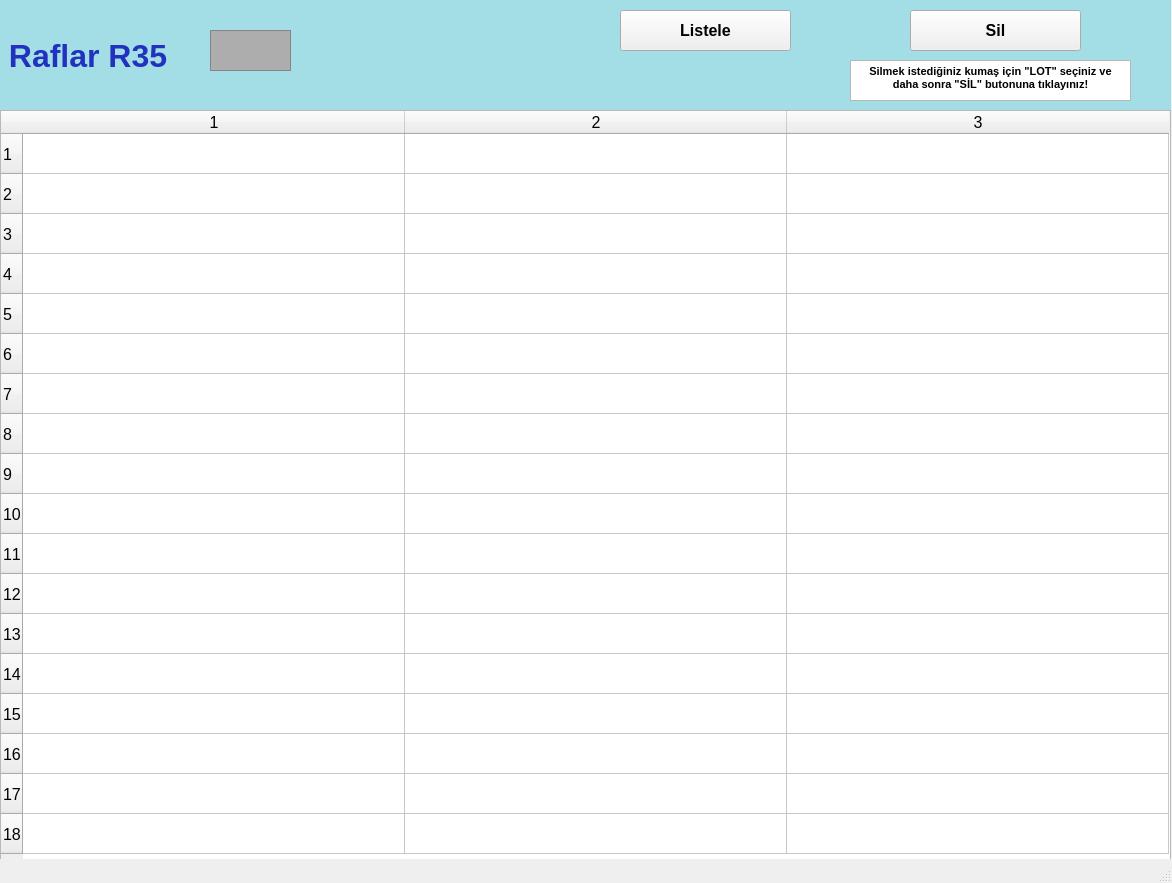
<?xml version="1.0" encoding="UTF-8"?>
<ui version="4.0">
 <class>raflarR35_ekran</class>
 <widget class="QMainWindow" name="raflarR35_ekran">
  <property name="geometry">
   <rect>
    <x>0</x>
    <y>0</y>
    <width>1172</width>
    <height>883</height>
   </rect>
  </property>
  <property name="font">
   <font>
    <pointsize>12</pointsize>
    <weight>50</weight>
    <bold>false</bold>
    <kerning>false</kerning>
   </font>
  </property>
  <property name="windowTitle">
   <string/>
  </property>
  <widget class="QWidget" name="centralwidget">
   <widget class="QLabel" name="raflarR1yazi_lbl">
    <property name="geometry">
     <rect>
      <x>0</x>
      <y>0</y>
      <width>1171</width>
      <height>111</height>
     </rect>
    </property>
    <property name="font">
     <font>
      <pointsize>24</pointsize>
      <weight>75</weight>
      <bold>true</bold>
     </font>
    </property>
    <property name="styleSheet">
     <string notr="true">background-color: rgb(163, 221, 229);
color: rgb(34, 50, 190);</string>
    </property>
    <property name="text">
     <string> Raflar R35</string>
    </property>
   </widget>
   <widget class="QFrame" name="raflarR1_img">
    <property name="geometry">
     <rect>
      <x>210</x>
      <y>30</y>
      <width>81</width>
      <height>41</height>
     </rect>
    </property>
    <property name="styleSheet">
     <string notr="true">background-color: rgb(173, 173, 173);</string>
    </property>
    <property name="frameShape">
     <enum>QFrame::StyledPanel</enum>
    </property>
    <property name="frameShadow">
     <enum>QFrame::Raised</enum>
    </property>
   </widget>
   <widget class="QTableWidget" name="R35_tw">
    <property name="geometry">
     <rect>
      <x>0</x>
      <y>110</y>
      <width>1171</width>
      <height>751</height>
     </rect>
    </property>
    <property name="baseSize">
     <size>
      <width>0</width>
      <height>0</height>
     </size>
    </property>
    <property name="rowCount">
     <number>18</number>
    </property>
    <property name="columnCount">
     <number>3</number>
    </property>
    <attribute name="horizontalHeaderVisible">
     <bool>true</bool>
    </attribute>
    <attribute name="horizontalHeaderCascadingSectionResizes">
     <bool>false</bool>
    </attribute>
    <attribute name="horizontalHeaderDefaultSectionSize">
     <number>382</number>
    </attribute>
    <attribute name="horizontalHeaderMinimumSectionSize">
     <number>38</number>
    </attribute>
    <attribute name="verticalHeaderDefaultSectionSize">
     <number>40</number>
    </attribute>
    <attribute name="verticalHeaderMinimumSectionSize">
     <number>23</number>
    </attribute>
    <row/>
    <row/>
    <row/>
    <row/>
    <row/>
    <row/>
    <row/>
    <row/>
    <row/>
    <row/>
    <row/>
    <row/>
    <row/>
    <row/>
    <row/>
    <row/>
    <row/>
    <row/>
    <column/>
    <column/>
    <column/>
   </widget>
   <widget class="QPushButton" name="listeleR35_btn">
    <property name="geometry">
     <rect>
      <x>620</x>
      <y>10</y>
      <width>171</width>
      <height>41</height>
     </rect>
    </property>
    <property name="font">
     <font>
      <pointsize>12</pointsize>
      <weight>75</weight>
      <bold>true</bold>
     </font>
    </property>
    <property name="text">
     <string>Listele</string>
    </property>
   </widget>
   <widget class="QPushButton" name="silR35_btn">
    <property name="geometry">
     <rect>
      <x>910</x>
      <y>10</y>
      <width>171</width>
      <height>41</height>
     </rect>
    </property>
    <property name="font">
     <font>
      <pointsize>12</pointsize>
      <weight>75</weight>
      <bold>true</bold>
     </font>
    </property>
    <property name="text">
     <string>Sil</string>
    </property>
   </widget>
   <widget class="QTextBrowser" name="textBrowser">
    <property name="geometry">
     <rect>
      <x>850</x>
      <y>60</y>
      <width>281</width>
      <height>41</height>
     </rect>
    </property>
    <property name="html">
     <string>&lt;!DOCTYPE HTML PUBLIC &quot;-//W3C//DTD HTML 4.0//EN&quot; &quot;http://www.w3.org/TR/REC-html40/strict.dtd&quot;&gt;
&lt;html&gt;&lt;head&gt;&lt;meta name=&quot;qrichtext&quot; content=&quot;1&quot; /&gt;&lt;style type=&quot;text/css&quot;&gt;
p, li { white-space: pre-wrap; }
&lt;/style&gt;&lt;/head&gt;&lt;body style=&quot; font-family:'MS Shell Dlg 2'; font-size:12pt; font-weight:400; font-style:normal;&quot;&gt;
&lt;p align=&quot;center&quot; style=&quot; margin-top:0px; margin-bottom:0px; margin-left:0px; margin-right:0px; -qt-block-indent:0; text-indent:0px;&quot;&gt;&lt;span style=&quot; font-size:8pt; font-weight:600;&quot;&gt;Silmek istediğiniz kumaş için &amp;quot;LOT&amp;quot; seçiniz ve daha sonra &amp;quot;SİL&amp;quot; butonuna tıklayınız!&lt;/span&gt;&lt;/p&gt;&lt;/body&gt;&lt;/html&gt;</string>
    </property>
   </widget>
  </widget>
  <widget class="QStatusBar" name="statusbar"/>
 </widget>
 <resources/>
 <connections/>
</ui>
